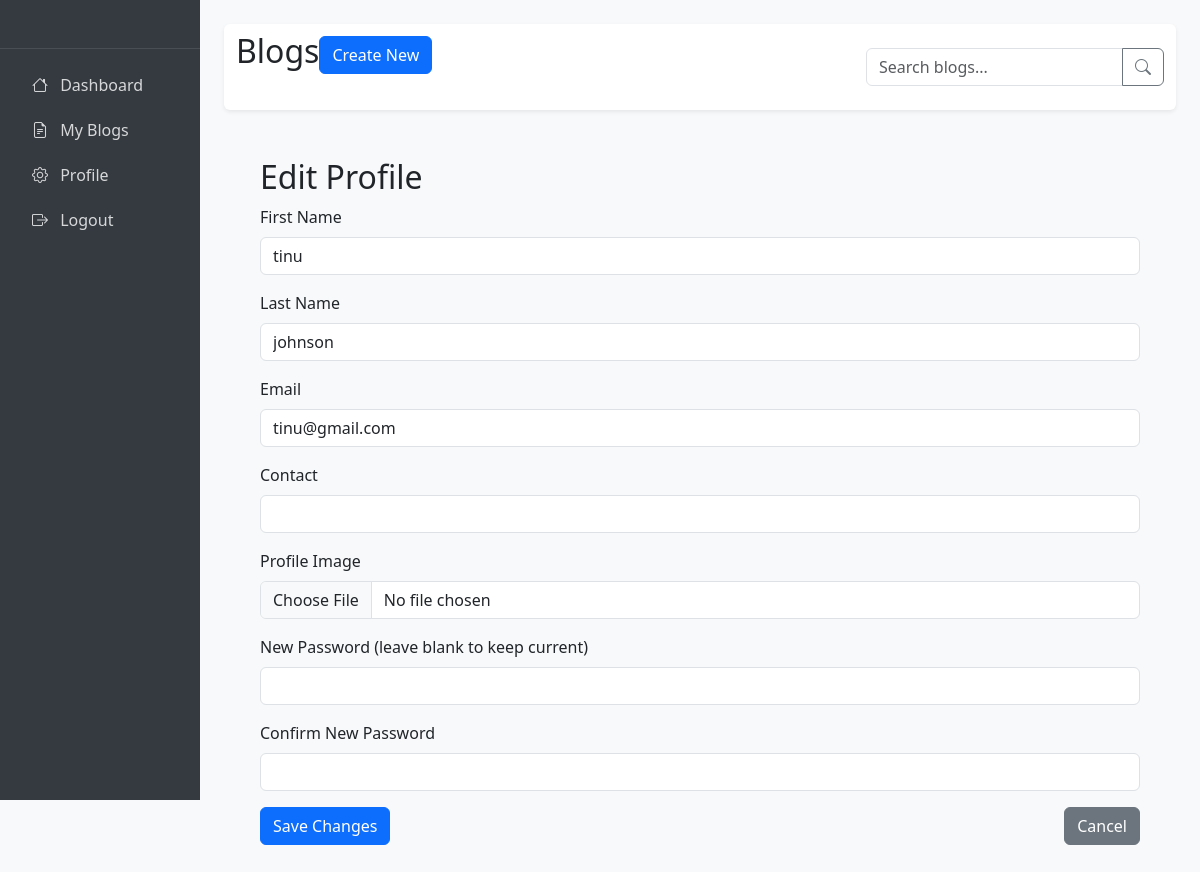
Page /profile/edit/ (signed in) on the committed database.
### BlogApp/models.py (models this page shows, shortened)
class Userprofile(models.Model):
    username=models.CharField(max_length=200)
    firstname=models.CharField(max_length=200)
    lastname=models.CharField(max_length=200)
    email=models.CharField(max_length=200)
    contact = models.CharField(max_length=20, blank=True, null=True)
    password=models.CharField(max_length=200)
    password1=models.CharField(max_length=200)
    image=models.ImageField(upload_to='blog_media')

### BlogApp/views.py (the view, shortened to what this page needs)
# urls.py: path('profile/edit/', views.edit_profile, name='edit_profile'),
@login_required
def edit_profile(request):
    try:
        profile = Userprofile.objects.get(username=request.user.username)
    except Userprofile.DoesNotExist:
        profile = Userprofile.objects.create(
            username=request.user.username,
            firstname=request.user.first_name if hasattr(request.user, 'first_name') else '',
            lastname=request.user.last_name if hasattr(request.user, 'last_name') else '',
            email=request.user.email if hasattr(request.user, 'email') else ''
        )
        messages.info(request, "Created a new profile for you")
    return render(request, 'edit_profile.html', {'profile': profile})

### templates/edit_profile.html (shortened to what this page needs)
{% extends "home.html" %}
{% block content %}
    <div class="container">
        <div class="edit-profile-container p-4">
            <h2 class="profile-header">Edit Profile</h2>
            <form method="POST" enctype="multipart/form-data">
                <div class="mb-3">
                    <label for="firstname" class="form-label">First Name</label>
                    <input type="text" class="form-control" id="firstname" name="firstname" value="{{ profile.firstname }}">
                </div>
                <div class="mb-3">
                    <label for="lastname" class="form-label">Last Name</label>
                    <input type="text" class="form-control" id="lastname" name="lastname" value="{{ profile.lastname }}">
                </div>
                <div class="mb-3">
                    <label for="email" class="form-label">Email</label>
                    <input type="email" class="form-control" id="email" name="email" value="{{ profile.email }}">
                </div>
                <div class="mb-3">
                    <label for="contact" class="form-label">Contact</label>
                    <input type="text" class="form-control" id="contact" name="contact" value="{{ profile.contact|default:'' }}">
                </div>
                <div class="mb-3">
                    <label for="image" class="form-label">Profile Image</label>
                    <input class="form-control" type="file" id="image" name="image">
                </div>
                <div class="mb-3">
                    <label for="password" class="form-label">New Password (leave blank to keep current)</label>
                    <input type="password" class="form-control" id="password" name="password">
                </div>
                <div class="mb-3">
                    <label for="password1" class="form-label">Confirm New Password</label>
                    <input type="password" class="form-control" id="password1" name="password1">
                </div>
                <div class="d-flex justify-content-between">
                    <button type="submit" class="btn btn-primary">Save Changes</button>
                    <a href="{% url 'user_profile' %}" class="btn btn-secondary">Cancel</a>
                </div>
            </form>
        </div>
    </div>
    {% endblock %}

### templates/home.html (style rules this page uses)
body { background-color: #f8f9fa; }

### rows in the picture
Userprofile: firstname "tinu", lastname "johnson", email "tinu@gmail.com"
